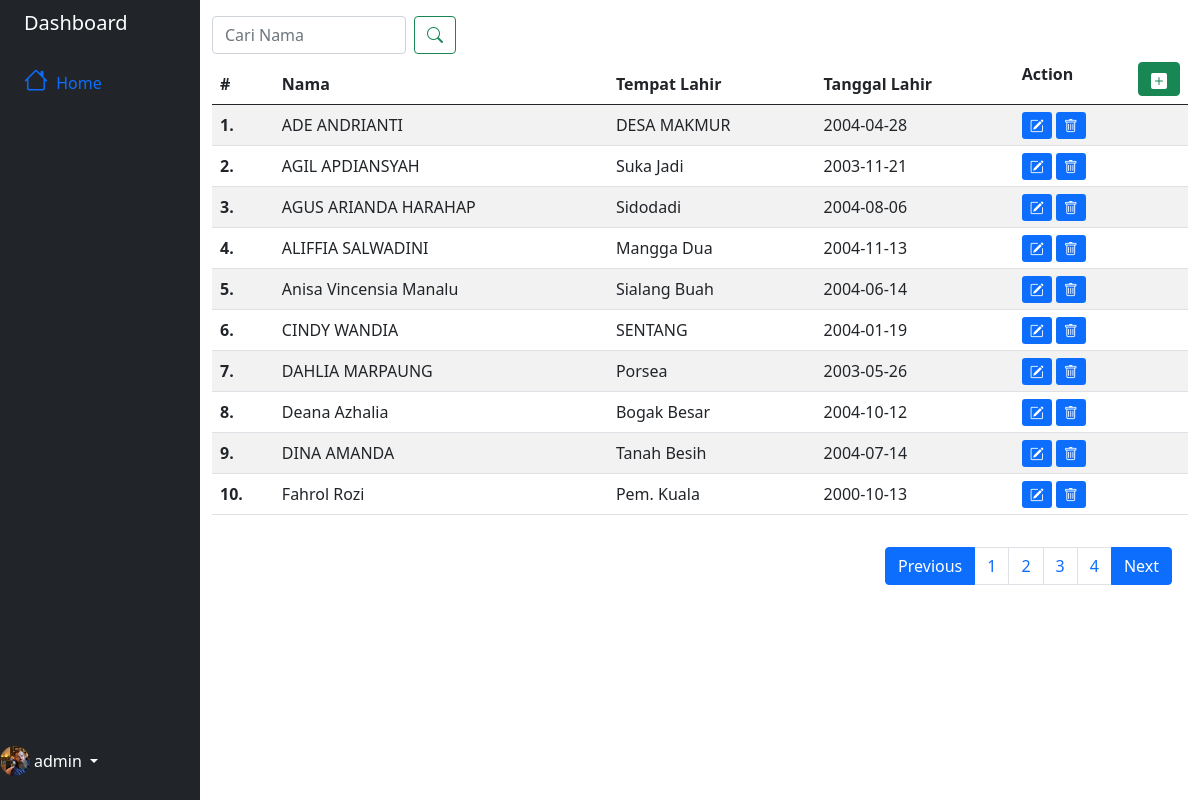
Page /admin/dashboard.php (signed in) on the committed database.
### tables this page shows
CREATE TABLE `db_login` (
  `id` int(11) NOT NULL,
  `username` text NOT NULL,
  `password` text NOT NULL
);

CREATE TABLE `db_siswa` (
  `id` int(11) NOT NULL,
  `nama` text NOT NULL,
  `tempat_lahir` text NOT NULL,
  `tanggal_lahir` date NOT NULL
);

### admin/dashboard.php (the view, shortened to what this page needs)
  <!doctype html>
<html lang="en">
  <head>
    <link href="https://cdn.jsdelivr.net/npm/bootstrap@5.0.2/dist/css/bootstrap.min.css" rel="stylesheet">
    <link rel="stylesheet" href="https://cdn.jsdelivr.net/npm/bootstrap-icons@1.7.2/font/bootstrap-icons.css">
  </head>
  <body>
      <div class="container-fluid">
    <div class="row flex-nowrap">
        <div class="col-auto col-md-3 col-xl-2 px-sm-2 px-0 bg-dark">
            <div class="d-flex flex-column align-items-center align-items-sm-start px-3 pt-2 text-white min-vh-100">
                <a href="#" class="d-flex align-items-center pb-3 mb-md-0 me-md-auto text-white text-decoration-none">
                    <span class="fs-5 d-none d-sm-inline">Dashboard</span>
                </a>
                <ul class="nav nav-pills flex-column mb-sm-auto mb-0 align-items-center align-items-sm-start" id="menu">
                    <li class="nav-item">
                        <a href="/admin/" class="nav-link align-middle px-0">
                            <i class="fs-4 bi-house"></i> <span class="ms-1 d-none d-sm-inline">Home</span>
                        </a>
                    </li>
                </ul>
                <?php
                 $dbc = new mysqli("localhost", "root", "", "datasiswa-db");
                 $query = "SELECT * FROM db_login WHERE id = 1";
                 $result = $dbc->query("$query");
                 while ($row = mysqli_fetch_row($result)) {
                     ?>
                <div class="dropdown pb-4 fixed-bottom">
                    <a href="#" class="d-flex align-items-center text-white text-decoration-none dropdown-toggle" id="dropdownUser1" data-bs-toggle="dropdown" aria-expanded="false">
                        <img src="./img/profile.jpeg" alt="hugenerd" width="30" height="30" class="rounded-circle">
                        <span class="d-none d-sm-inline mx-1"><?=htmlspecialchars($row[1]);?></span>
                     <?php } ?>
                    </a>
                </div>
            </div>
        </div>
        <div class="col py-3">
        <form class="d-flex col-md-3 col-xs-3" action="" method="GET">
        <input class="form-control me-2" type="text" placeholder="Cari Nama" name="q" aria-label="Search">
        <button class="btn btn-outline-success" type="submit"><i class="bi bi-search"></i></button>
      </form>
        <table class="table table-resposive table-striped">
<thead>
    <tr>
        <th scope="col">#</th>
        <th scope="col">Nama</th>
        <th scope="col">Tempat Lahir</th>
        <th scope="col">Tanggal Lahir</th>
        <th scope="col">Action
        <a class="btn btn-success pt-1 pb-1" data-bs-toggle="modal" data-bs-target="#addModal" style="float:right;">
                <svg xmlns="http://www.w3.org/2000/svg" width="16" height="16" fill="currentColor" class="bi bi-plus-square-fill" viewBox="0 0 16 16">
  <path d="M2 0a2 2 0 0 0-2 2v12a2 2 0 0 0 2 2h12a2 2 0 0 0 2-2V2a2 2 0 0 0-2-2H2zm6.5 4.5v3h3a.5.5 0 0 1 0 1h-3v3a.5.5 0 0 1-1 0v-3h-3a.5.5 0 0 1 0-1h3v-3a.5.5 0 0 1 1 0z"></path>
</svg></a></th>
    </tr>
</thead>
<tbody>
    <?php
    include "config.php";
    $batas = 10;
    $q = mysqli_real_escape_string($dbc, htmlspecialchars(htmlentities(stripslashes($_REQUEST["q"]))));
	$halaman = isset($_GET['halaman'])?(int)$_GET['halaman'] : 1;
	$halaman_awal = ($halaman>1) ? ($halaman * $batas) - $batas : 0;
	$previous = $halaman - 1;
	$next = $halaman + 1;
	$data = mysqli_query($dbc,"select * FROM `db_siswa`");
	$jumlah_data = mysqli_num_rows($data);
	$total_halaman = ceil($jumlah_data / $batas);
    if (!empty($q)) {
        $data_siswa = mysqli_query($dbc, "select * from `db_siswa` where nama like '%$q%'");
    } else {
    $data_siswa = mysqli_query($dbc, "select * FROM `db_siswa` limit $halaman_awal, $batas");
    }
	$nomor = $halaman_awal+1;
    while ($row = mysqli_fetch_row($data_siswa)) {
        ?>
    <tr>
        <th scope="row"><?=$nomor++; ?>.</th>
        <td><?=$row[1]; ?></td>
        <td><?=$row[2]; ?></td>
        <td><?=$row[3]; ?></td>
        <td><a class="btn-sm btn-primary" data-bs-toggle="modal" data-bs-target="#updateModal<?=$row[0]; ?>">
        <i class="bi bi-pencil-square"></i></a>
        <a href="delete_data.php?id=<?=$row[0];?>" class="btn-sm btn-primary" onclick="return confirm('Apakah anda yakin ingin menghapus ini?')"><i class="bi bi-trash"></i></a></td>
    </tr>
    <?php
    }
    ?>
</tbody>
</table>
<nav>
			<ul class="pagination justify-content-end p-3">
				<li class="page-item active">
					<a class="page-link" <?php if($halaman > 1){ echo "href='?halaman=$previous'"; } ?>>Previous</a>
				</li>
				<?php
				for($x=1;$x<=$total_halaman;$x++){
					?>
					<li class="page-item"><a class="page-link" href="?halaman=<?php echo $x ?>"><?php echo $x; ?></a></li>
					<?php
				}
				?>
				<li class="page-item active">
					<a  class="page-link" <?php if($halaman < $total_halaman) { echo "href='?halaman=$next'"; } ?>>Next</a>
				</li>
			</ul>
		</nav>
        </div>
    </div>
</div>
  </body>
</html>

### rows in the picture
db_login: username "admin"
db_siswa: nama "ADE ANDRIANTI", tempat_lahir "DESA MAKMUR", tanggal_lahir "2004-04-28"
db_siswa: nama "AGIL APDIANSYAH", tempat_lahir "Suka Jadi", tanggal_lahir "2003-11-21"
db_siswa: nama "AGUS ARIANDA HARAHAP", tempat_lahir "Sidodadi", tanggal_lahir "2004-08-06"
db_siswa: nama "ALIFFIA SALWADINI", tempat_lahir "Mangga Dua", tanggal_lahir "2004-11-13"
db_siswa: nama "Anisa Vincensia Manalu", tempat_lahir "Sialang Buah", tanggal_lahir "2004-06-14"
db_siswa: nama "CINDY WANDIA", tempat_lahir "SENTANG", tanggal_lahir "2004-01-19"
db_siswa: nama "DAHLIA MARPAUNG", tempat_lahir "Porsea", tanggal_lahir "2003-05-26"
db_siswa: nama "Deana Azhalia", tempat_lahir "Bogak Besar", tanggal_lahir "2004-10-12"
db_siswa: nama "DINA AMANDA", tempat_lahir "Tanah Besih", tanggal_lahir "2004-07-14"
db_siswa: nama "Fahrol Rozi", tempat_lahir "Pem. Kuala", tanggal_lahir "2000-10-13"
